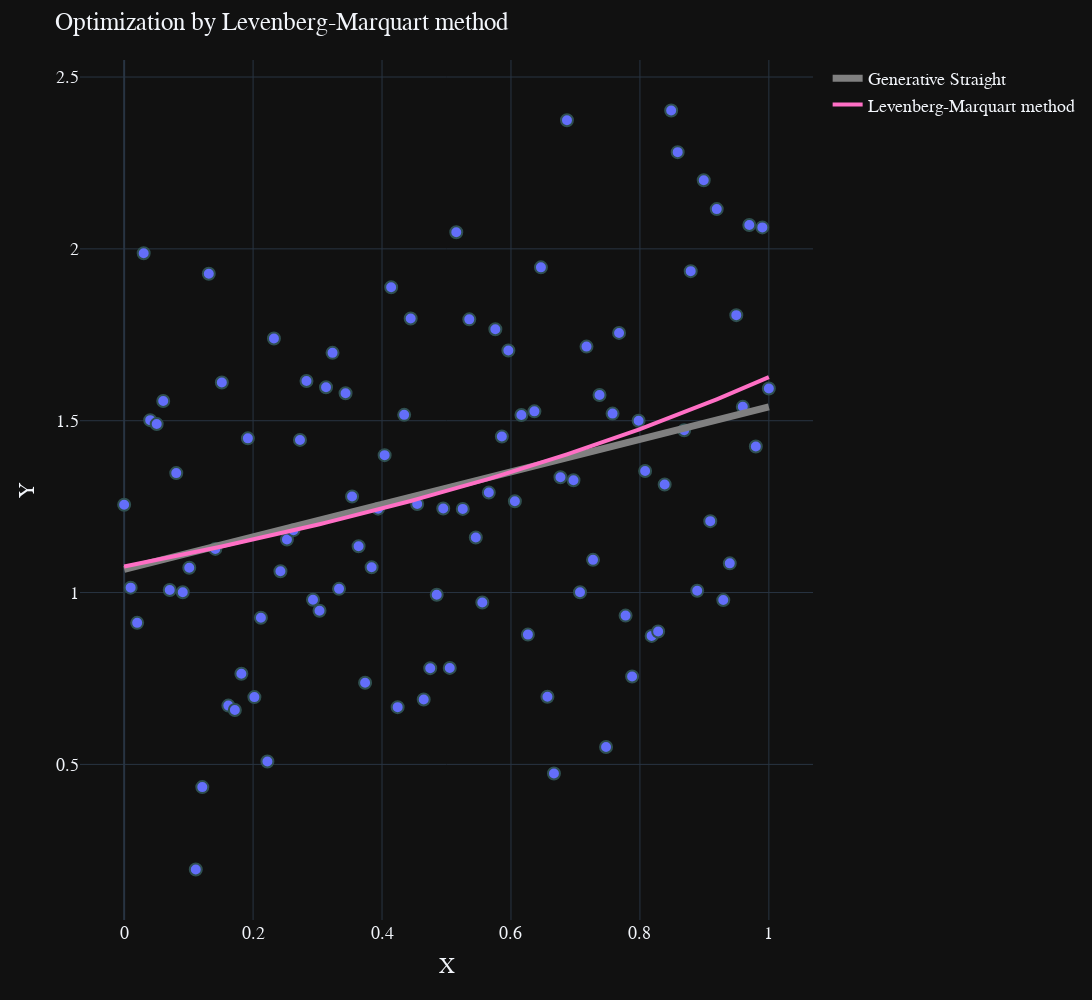

Notebook cell for this chart:
### Markdown cell above
# _Optimization by Levenberg-Marquart method_
## $F(x, a, b) = $ $\frac{a}{1 + bx}$

### Code cell
def rational_optimize_function(z, support_x):
    a_, b_ = z
    return a_ / (1 + support_x * b_)


def function_being_optimized_lmm_rational(z, support_x, support_y):
    return (rational_optimize_function(z, support_x) - support_y) ** 2

zero_condition = 1, 0
res_lm = optimize.least_squares(function_being_optimized_lmm_rational, zero_condition, method='lm', xtol=10 ** -3, args=(x, y))
a_lmr, b_lmr = res_lm.x

additional_line_rt =  AdditionalLine(x=x, a=a_lmr, b=b_lmr, name_method="Levenberg-Marquart method", width=4, color='#FF6FC5', type_='rational')

visualize(x=x, y=y, title="Optimization by Levenberg-Marquart method", additional_line=additional_line_rt).show()
